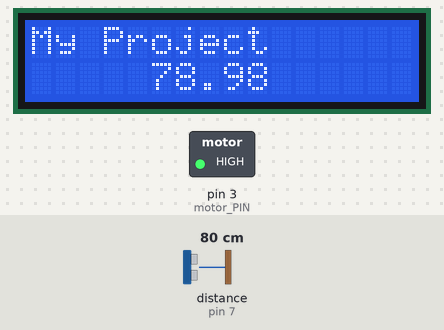
Recording of a sketch running on a simulated Arduino Uno, built with avr-gcc and run on an emulated ATmega328P. Parts: 16×2 character LCD, switched loads named in the sketch (green lamp = pin HIGH). Wiring (inferred from the names in the program): ultrasonic range finder: trigger pin 6; echo pin 7. Inputs (shaded band) come from the test bench; at power-on: distance to the obstacle (sensor on pin 7) 80 cm. The echo pulse lasts 58.3 µs per cm; pins used as bus, display or sensor lines are not drawn; what the sketch prints to the serial monitor is not drawn.

Above: at 1.2 s.
1.3 s: distance to the obstacle (sensor on pin 7) set to 12 cm
At 2.7 s:
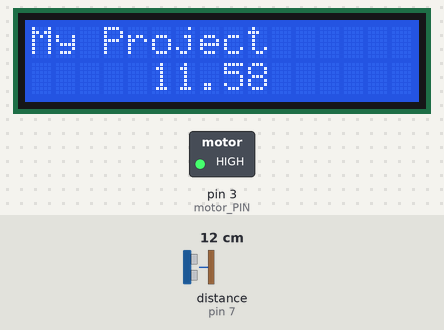
3.0 s: distance to the obstacle (sensor on pin 7) set to 9 cm
At 4.4 s:
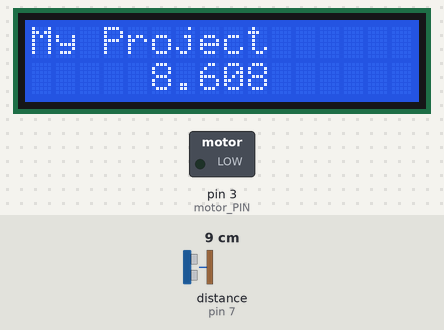
6.0 s: distance to the obstacle (sensor on pin 7) set to 2 cm
At 7.2 s:
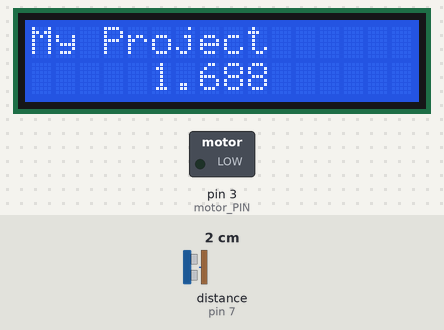
7.6 s: distance to the obstacle (sensor on pin 7) set to 120 cm
At 8.4 s:
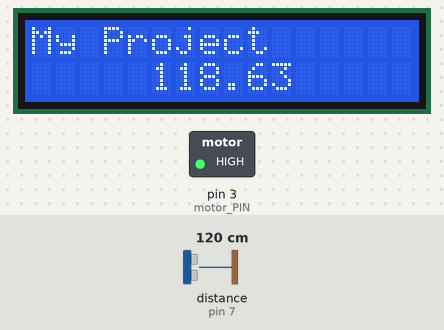
Timing chart, 0 to 10.6 s (numbered marks = the images above; inputs shaded):
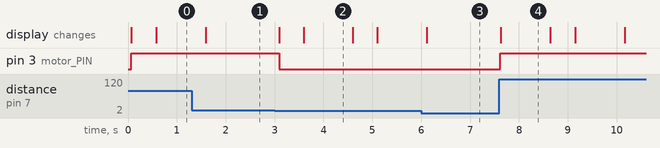

The sketch:

arduino_ultasonic_motor.ino
```cpp
#include <LiquidCrystal.h>
LiquidCrystal lcd(13,12,11,10,9,8);
// constants won't change
const int TRIG_PIN = 6; // Arduino pin connected to Ultrasonic Sensor's TRIG pin
const int ECHO_PIN = 7; // Arduino pin connected to Ultrasonic Sensor's ECHO pin
const int motor_PIN  = 3; // Arduino pin connected to LED's pin
const int DISTANCE_THRESHOLD = 10; // centimeters

// variables will change:
float duration_us, distance_cm;

void setup() {
  Serial.begin (9600);       // initialize serial port
  lcd.begin(16,2);
  lcd.print("My Project");
  pinMode(TRIG_PIN, OUTPUT); // set arduino pin to output mode
  pinMode(ECHO_PIN, INPUT);  // set arduino pin to input mode
  pinMode(motor_PIN, OUTPUT);  // set arduino pin to output mode
}

void loop() {
  // generate 10-microsecond pulse to TRIG pin
  digitalWrite(TRIG_PIN, HIGH);
  delayMicroseconds(10);
  digitalWrite(TRIG_PIN, LOW);

  // measure duration of pulse from ECHO pin
  duration_us = pulseIn(ECHO_PIN, HIGH);
  // calculate the distance
  distance_cm = 0.017 * duration_us;

  if(distance_cm < DISTANCE_THRESHOLD)
    digitalWrite(motor_PIN, LOW); // turn on LED
  else
    digitalWrite(motor_PIN, HIGH);   // turn off LED

  // print the value to Serial Monitor
  Serial.print("distance: ");
  Serial.print(distance_cm);
  Serial.println(" cm");
  lcd.setCursor(5,1);
  lcd.print(distance_cm);

  delay(500);
}
```

Measured:
- the behaviour switches between 11 and 10 cm on distance to the obstacle (sensor on pin 7) (found by bisection; images 1 and 2)
- after the input at 1.3 s, the display: changes after 0.29 s (image 1)
- after the input at 3.0 s, pin 3 (motor_PIN): HIGH → LOW after 0.09 s; the display: first changes after 0.10 s (image 2 shows a later state)
- after the input at 6.0 s, the display: changes after 0.11 s (image 3)
- after the input at 7.6 s, pin 3 (motor_PIN): LOW → HIGH at once; the display: changes at once (image 4)
- what the display in image 2 shows lasts 1.0 s, from 3.6 s to 4.6 s
